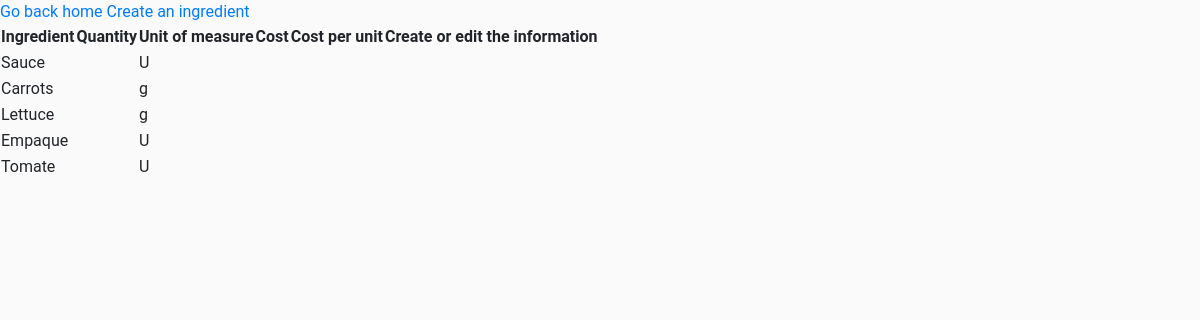
Screenshot of /ingredients/list/ (signed in) with the database file from the repository.
### ingredients/models.py (models this page shows, shortened)
class Ingredient(models.Model):
    ingredient_name = models.CharField(max_length=50, blank=False)
    unit_of_measure = models.CharField(max_length=20,choices=UNIT_CHOICES)
    created = models.DateTimeField(auto_now_add=True)
    modified = models.DateTimeField(auto_now=True)

### ingredients/views.py (the view)
class IngredientView(LoginRequiredMixin, ListView):
    template_name = 'ingredients/ingredients.html'
    model = Ingredient
    queryset = Ingredient.objects.all()
    ordering = ('-created',)
    context_object_name = 'ingredients'

### templates/ingredients/ingredients.html (shortened to what this page needs)
{% extends 'ingredients/base.html' %}
{% block container %}
<a href="{% url 'home' %}">Go back home</a>
<a href="{% url 'ingredients:ingredientcreate' %}">Create an ingredient</a>
<table class="Ingredient Table">
    <thead>
        <tr>
            <th>Ingredient</th>
            <th>Quantity</th>
            <th>Unit of measure</th>
            <th>Cost</th>
            <th>Cost per unit</th>
            <th>Create or edit the information</th>
        </tr>
    </thead>
{% if ingredients %}
    <tbody>
        {% for ingredient in ingredients %}
        <tr>
            <td>{{ ingredient.ingredient_name }}</td>
            <td>{{ ingredient.quantity }}</td>
            <td>{{ ingredient.unit_of_measure }}</td>
            <td>{{ ingredient.cost }}</td>
            <td> {{ingredient.cost_per_unit}} </td>
        </tr>
        {% endfor %}
    </tbody>
{% endif %}
</table>
{% endblock%}

### templates/ingredients/base.html (shortened to what this page needs)
<!DOCTYPE html>
<html lang="en">
<head>
{% load static %}
    <link rel="stylesheet" href="{% static 'css/bootstrap.min.css' %}">
    <link rel="stylesheet" href="https://use.fontawesome.com/releases/v5.1.0/css/all.css" />
    <link rel="stylesheet" href="{% static 'css/main.css' %}" />
</head>
<body>
    {% block container %} {% endblock%}
</body>
</html>

### static/css/main.css (style rules this page uses)
html, body { background: #fafafa; height: 100%; width: 100%; font-family: 'Roboto', sans-serif; }

### rows the page displays
Ingredient: ingredient_name "Sauce", unit_of_measure "U"
Ingredient: ingredient_name "Carrots", unit_of_measure "g"
Ingredient: ingredient_name "Lettuce", unit_of_measure "g"
Ingredient: ingredient_name "Empaque", unit_of_measure "U"
Ingredient: ingredient_name "Tomate", unit_of_measure "U"
